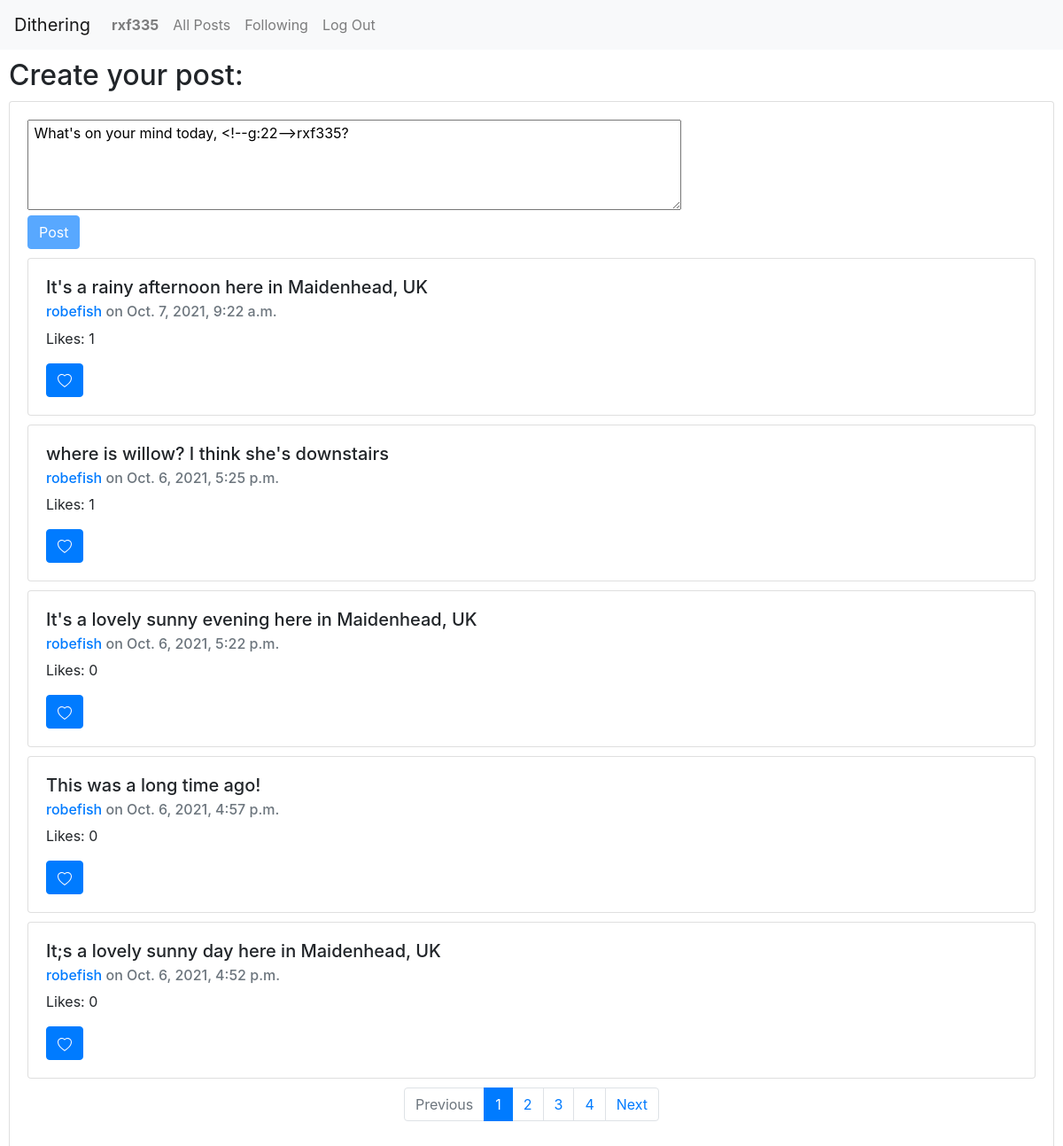
Screenshot of / (signed in) with the database file from the repository.
### network/models.py (models this page shows, shortened)
class User(AbstractUser):
    pass

class Posts (models.Model):
    user = models.ForeignKey(User, on_delete=models.CASCADE, related_name="user")
    post = models.CharField(max_length=1000, blank = False, null = False)
    datetime = models.DateTimeField(default=timezone.now)
    likes = models.ManyToManyField(User, related_name="likes", blank = True, null = True)
    likecount = models.CharField(default=0, max_length=1000, blank = False, null = False)
    class Meta:
        ordering = ['datetime']

### network/views.py (the view)
# urls.py: path("", views.all_posts, name="index"),
def all_posts(request):
    allposts = Posts.objects.filter().order_by('datetime').reverse()
    posts = getpagination (request, allposts)[0]
    pagination = getpagination (request, allposts)[1]
    return render(request, "network/index.html", {
        "PostForm" : PostForm,
        "posts" : posts,
        "pagination" : pagination,
    })

### network/views.py (called while the page is built)
def getpagination (request, data):
    resultsperpage = 5
    pagination = []
    for i in Paginator(data,resultsperpage).page_range:
        pagination.append(i)
        try:
            page_number = request.GET.get('page')
            posts = Paginator(data, resultsperpage).page(page_number)
        except:
            posts = Paginator(data, resultsperpage).page(1)
    return [posts, pagination]

### network/templates/network/index.html (shortened to what this page needs)
{% extends "network/layout.html" %}
{% block body %}
{% if user.is_authenticated %}
<h2 style="margin-left:10px; margin-top:10px">Create your post:</h2>
  <div class="card" style="margin:10px">
    <div class="card-body">
        <form action="{% url 'create_post' %}" method="post">
            {{PostForm}}
            <input type="submit" id="id_EntryButton" class="btn btn-primary" value="Post" style="display:block; clear:both;">
            </form>
    {% else %}
    <div class="card" style="margin:10px">
        <div class="card-body"></div>
            <h2 style="margin-left:10px; margin-bottom:30px;"><a href="{% url 'login' %}">Log In</a> to join the conversation! </h2>
        </div>
    </div>
 {% endif %}
 <div class="flex-container">
    {% for post in posts %}
    <div class="card" style="margin-top:10px; margin-bottom:10px">
        <div class="card-body">
          <h5 class="card-title" data-postbody="{{post.id}}" id="postbody-{{post.id}}">{{post.post }}</h5>
          <h6 class="card-subtitle mb-2 text-muted"><a href="{% url 'profile' post.user %}">{{post.user}}</a> on <span id="postdate-{{post.id}}">{{post.datetime}}</span></h6>
          <p class="card-text">Likes: <span id="likecount-{{post.id}}">{{post.likecount}}<span></p>
        {% if user.is_authenticated %}
            <button type="button" data-post="{{post.id}}" id="likebutton-{{post.id}}" data-status="{{post.likestatus}}"  class="btn btn-primary">
                  <svg xmlns="http://www.w3.org/2000/svg" width="16" height="16" fill="currentColor" class="bi bi-heart" id="heartunlike-{{post.id}}" viewBox="0 0 16 16">
                    <path d="m8 2.748-.717-.737C5.6.281 2.514.878 1.4 3.053c-.523 1.023-.641 2.5.314 4.385.92 1.815 2.834 3.989 6.286 6.357 3.452-2.368 5.365-4.542 6.286-6.357.955-1.886.838-3.362.314-4.385C13.486.878 10.4.28 8.717 2.01L8 2.748zM8 15C-7.333 4.868 3.279-3.04 7.824 1.143c.06.055.119.112.176.171a3.12 3.12 0 0 1 .176-.17C12.72-3.042 23.333 4.867 8 15z"/>
                  </svg>
            </button>
        {% endif %}
        </div>
      </div>
      {% empty %}
      <div class="card-body">
        <blockquote class="blockquote mb-0">
          <p>There are no posts. Be the first :)</p>
         </blockquote>
      </div>
      {% endfor %}
    </div>
 {% if posts.paginator.num_pages > 1 %}
     <nav aria-label="Posts pagination">
        <ul class="pagination justify-content-center">
            {% if posts.has_previous %}
                <li class="page-item">
                    <a class="page-link" href="?page={{posts.previous_page_number}}" tabindex="-1" aria-disabled="true">Previous</a>
                </li>
            {% else %}
                <li class="page-item disabled">
                    <a class="page-link" href="" tabindex="-1" aria-disabled="true">Previous</a>
                </li>
            {% endif %}
          {% for page in pagination %}
            {% if posts.number == page %}
                <li class="page-item active">
                    <a class="page-link" href="#">{{page}} <span class="sr-only">(current)</span></a>
                  </li>
                {% else %}
                <li class="page-item"><a class="page-link" href="?page={{page}}">{{page}}</a></li>
            {% endif %}
          {% endfor %}
          {% if posts.has_next %}
                <li class="page-item">
                    <a class="page-link" href="?page={{posts.next_page_number}}" tabindex="-1" aria-disabled="true">Next</a>
                </li>
            {% else %}
                <li class="page-item disabled">
                    <a class="page-link" href="" tabindex="-1" aria-disabled="true">Next</a>
                </li>
            {% endif %}
        </ul>
      </nav>
 {% endif %}
{% endblock %}

### network/templates/network/layout.html (shortened to what this page needs)
{% load static %}
<!DOCTYPE html>
<html lang="en">
    <head>
        <link rel="stylesheet" href="https://stackpath.bootstrapcdn.com/bootstrap/4.4.1/css/bootstrap.min.css">
        <link href="{% static 'network/styles.css' %}" rel="stylesheet">
    </head>
    <body>
        <nav class="navbar navbar-expand-lg navbar-light bg-light">
            <a class="navbar-brand" href="#">Dithering</a>
            <div>
              <ul class="navbar-nav mr-auto">
                {% if user.is_authenticated %}
                    <li class="nav-item">
                        <a class="nav-link" href="/profile/{{user.username}}"><strong id="user-name">{{ user.username }}</strong></a>
                    </li>
                {% endif %}
                <li class="nav-item">
                  <a class="nav-link" href="{% url 'allposts' %}">All Posts</a>
                </li>
                {% if user.is_authenticated %}
                    <li class="nav-item">
                        <a class="nav-link" href="{% url 'following' %}">Following</a>
                    </li>
                    <li class="nav-item">
                        <a class="nav-link" href="{% url 'logout' %}">Log Out</a>
                    </li>
                {% endif %}
              </ul>
            </div>
          </nav>
        <div class="body">
            {% block body %}
            {% endblock %}
        </div>
    </body>
</html>

### network/static/network/styles.css (style rules this page uses)
[id^=likebutton] > svg { animation-name: fade; animation-duration: 2s; animation-fill-mode: forwards; }

### rows the page displays
User: username "rxf335"
Posts: post "It's a rainy afternoon here in Maidenhead, UK", user "robefish", datetime "Oct. 7, 2021, 9:22 a.m.", likecount "1"
Posts: post "where is willow? I think she's downstairs", user "robefish", datetime "Oct. 6, 2021, 5:25 p.m.", likecount "1"
Posts: post "It's a lovely sunny evening here in Maidenhead, UK", user "robefish", datetime "Oct. 6, 2021, 5:22 p.m.", likecount "0"
Posts: post "This was a long time ago!", user "robefish", datetime "Oct. 6, 2021, 4:57 p.m.", likecount "0"
Posts: post "It;s a lovely sunny day here in Maidenhead, UK", user "robefish", datetime "Oct. 6, 2021, 4:52 p.m.", likecount "0"

### other values shown
{{ page }} "1"
{{ page }} "2" "3" "4"
